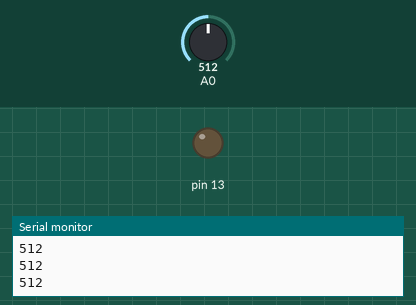
A sketch run on a simulated Arduino Uno, built with avr-gcc and run on an emulated ATmega328P. Parts: output pins drawn as LEDs (lit = HIGH), the last lines printed to the serial monitor. Inputs (shaded band) come from the test bench; at power-on: A0 = 512.

Above: at 1.2 s.
1.3 s: A0 set to 316
2.8 s: A0 set to 284
At 3.2 s:
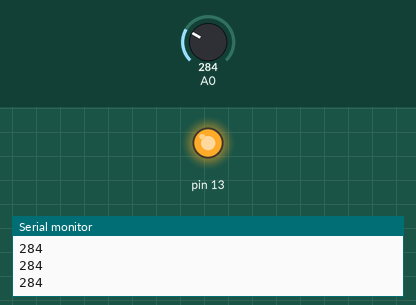
4.3 s: A0 set to 306
At 5.4 s:
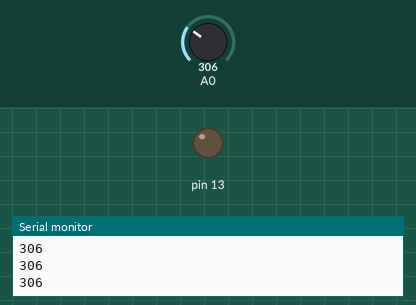
5.8 s: A0 set to 290
At 6.6 s:
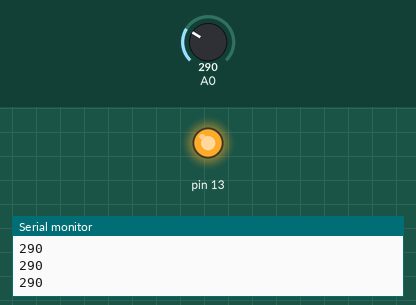
Timing chart, 0 to 8.3 s (numbered marks = the images above; inputs shaded):
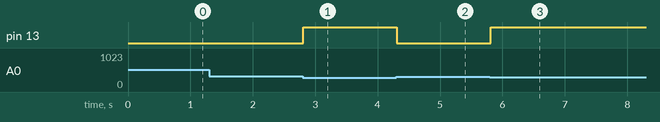

The sketch:

ldr_sensor1.ino
```cpp
// C++ code
//
void setup()
{
  Serial.begin(9600);
  pinMode(A0,INPUT);
  pinMode(13,OUTPUT);
}

void loop()
{
  int val;
  val=analogRead(A0);
  Serial.println(val);
  if (val<300){
    digitalWrite(13, HIGH);
  }
  else{
    digitalWrite(13, LOW);
  }
}
```

Measured:
- the behaviour switches between 300 and 299 on A0 (found by bisection; images 0 and 1)
- after the input at 2.8 s, pin 13: LOW → HIGH at once
- after the input at 4.3 s, pin 13: HIGH → LOW at once
- after the input at 5.8 s, pin 13: LOW → HIGH at once
